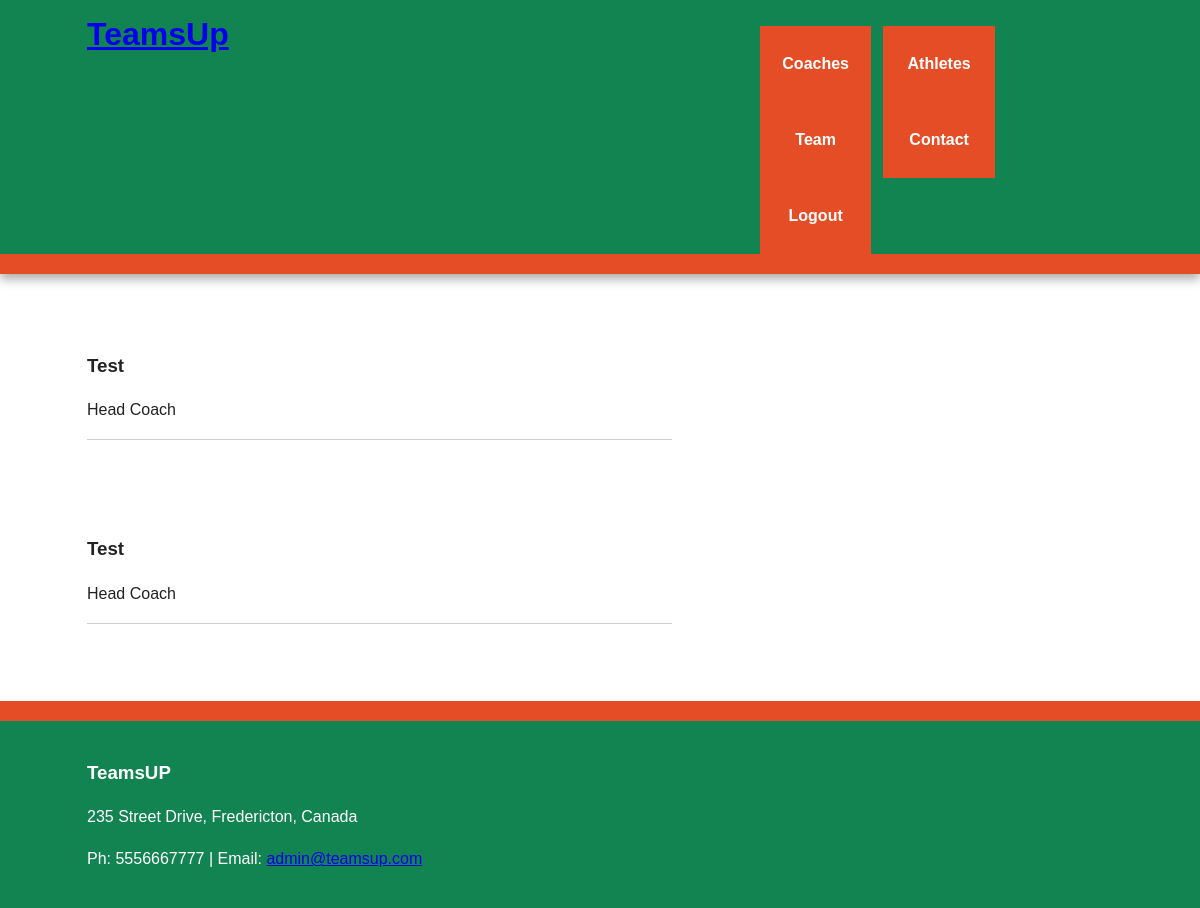
The app's page /coaches (signed in), older data.
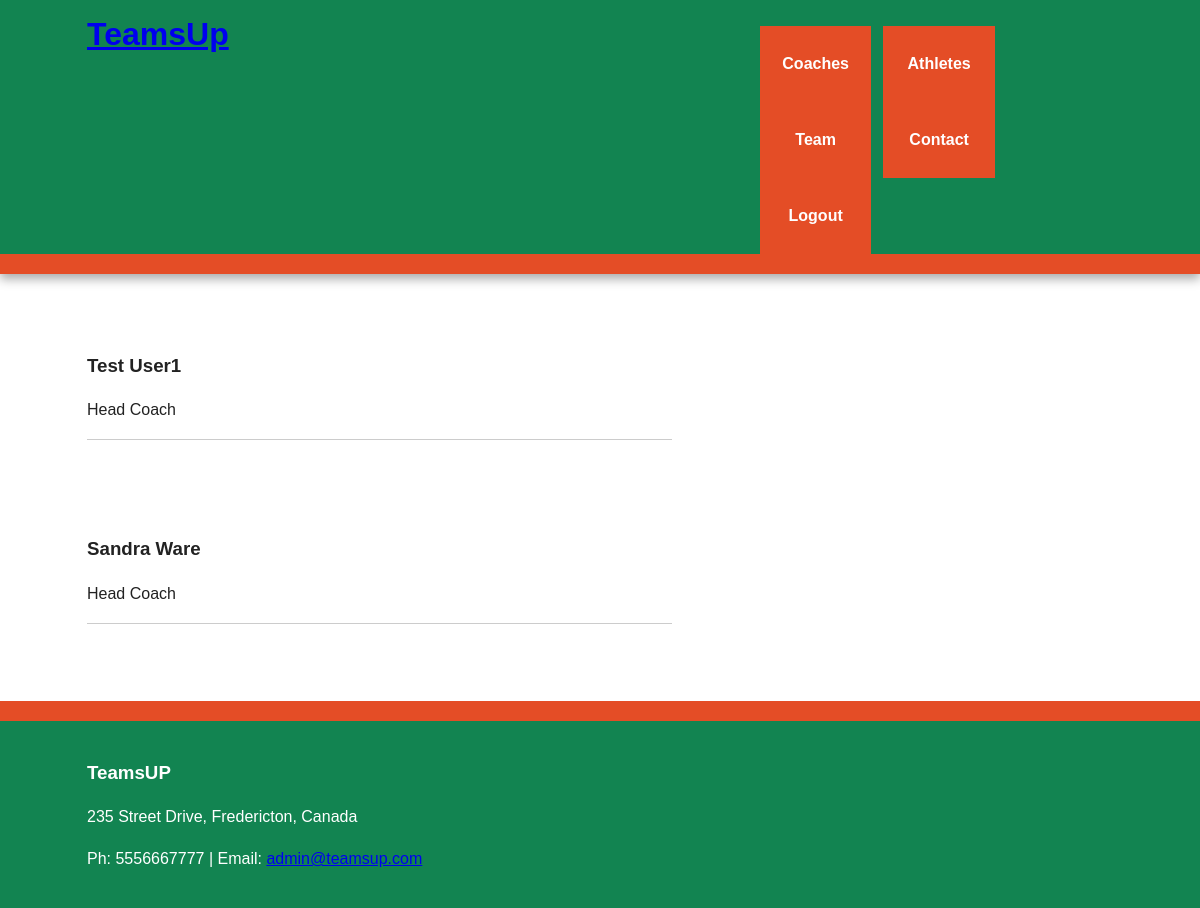
The same page, newer data.
### flask_package/models.py (models this page shows, shortened)
class User(UserMixin, db.Model):
    id = db.Column(db.Integer, primary_key=True)
    name = db.Column(db.String(140), index=True, unique=False)
    role = db.Column(db.String(140), index=True, unique=False)
    email = db.Column(db.String(140), index=True, unique=True)
    username = db.Column(db.String(140), index=True, unique=True)
    password_hash = db.Column(db.String(140))
    joined_at_date = db.Column(db.DateTime(), index=True, default=datetime.utcnow)
    team_id = db.Column(db.Integer, db.ForeignKey('team.id'))

### flask_package/routes.py (the view)
@app.route('/coaches')
@login_required
def coaches():
    coaches = User.query.all()
    return render_template('coaches.html', coaches=coaches)

### flask_package/models.py (called while the page is built)
@login_manager.user_loader
def load_user(user_id):
    return User.query.get(int(user_id))

### flask_package/templates/coaches.html (shortened to what this page needs)
{% extends 'base.html' %}
{% block content%}
    {% for coach in coaches %}
        <article class="main wrapper clearfix">
            <h3>{{ coach.name }} </h3>
            <p>{{ coach.role}}</p>
            <hr>
        </article>
    {% endfor %}
{% endblock%}

### flask_package/templates/base.html (shortened to what this page needs)
<!doctype html>
<html class="no-js" lang="">
    <head>
        <link rel="stylesheet" href= "{{ url_for('static', filename= 'css/normalize.min.css') }}">
        <link rel="stylesheet" href=" {{ url_for('static', filename= 'css/main.css') }}">
    </head>
    <body>
        <div class="header-container">
            <header class="wrapper clearfix">
                <h1 class="title"><a href="/index">TeamsUp</a></h1>
                <br>
                <nav>
                    {% if current_user.is_authenticated %}
                        <ul>
                            <ul><a href="/coaches">Coaches</a></ul>
                            <li><a href="/athletes">Athletes</a></li>
                            <li><a href="/team">Team</a></li>
                            <li><a href="/contact">Contact</a></li>
                            <li><a href="/logout">Logout</a></li>
                        </ul>
                    {% else %}
                        <ul>
                            <li><a href="/login">Login</a></li>
                            <li><a href="/register">Register</a></li>
                            <li><a href="/contact">Contact us</a></li>
                        </ul>
                    {% endif %}
                </nav>
            </header>
        </div>
        <div class="main-container">
            <div class="main wrapper clearfix">
               {% block content%} {% endblock %}
            </div>
        </div>
        <div class="footer-container">
            <footer class="wrapper">
                <h3>TeamsUP</h3>
                <p>235 Street Drive, Fredericton, Canada</p>
                <p>Ph: 5556667777 | Email: <a href="/contact">admin@teamsup.com</a></p>
            </footer>
        </div>
    </body>
</html>

### flask_package/static/css/main.css (style rules this page uses)
html { color: #222; font-size: 1em; line-height: 1.4; }
hr { display: block; height: 1px; border: 0; border-top: 1px solid #ccc; margin: 1em 0; padding: 0; }
body { font: 16px/26px Helvetica, Helvetica Neue, Arial; }
.wrapper { width: 90%; margin: 0 5%; }
.header-container { border-bottom: 20px solid #e44d26; }
.footer-container, .main aside { border-top: 20px solid #e44d26; }
.header-container, .footer-container, .main aside { background: #128451; }
.title { color: white; }
nav ul { margin: 0; padding: 0; list-style-type: none; }
nav a { display: block; margin-bottom: 10px; padding: 15px 0; text-align: center; text-decoration: none; font-weight: bold; color: white; background: #e44d26; }
.main { padding: 30px 0; }
.footer-container footer { color: white; padding: 20px 0; }
@media only screen and (min-width: 480px) { nav a { float: left; width: 27%; margin: 0 1.7%; padding: 25px 2%; margin-bottom: 0; } }
@media only screen and (min-width: 480px) { nav li:last-child a { margin-right: 0; } }
@media only screen and (min-width: 480px) { nav ul li { display: inline; } }
@media only screen and (min-width: 768px) { .header-container, .main aside { -webkit-box-shadow: 0 5px 10px #aaa; -moz-box-shadow: 0 5px 10px #aaa; box-shadow: 0 5px 10px #aaa; } }
@media only screen and (min-width: 768px) { .title { float: left; } }
@media only screen and (min-width: 768px) { nav { float: right; width: 35%; } }
@media only screen and (min-width: 768px) { .main article { float: left; width: 57%; } }
@media only screen and (min-width: 1140px) { .wrapper { width: 1026px; margin: 0 auto; } }
.clearfix:before, .clearfix:after { content: " "; display: table; }
.clearfix:after { clear: both; }
.clearfix { *zoom: 1; }

Row changes from the older to the newer data that the page shows:
removed User: name "Test", role "Head Coach"
changed User: name "Test" → "Test User1"
added User: name "Sandra Ware", role "Head Coach"
